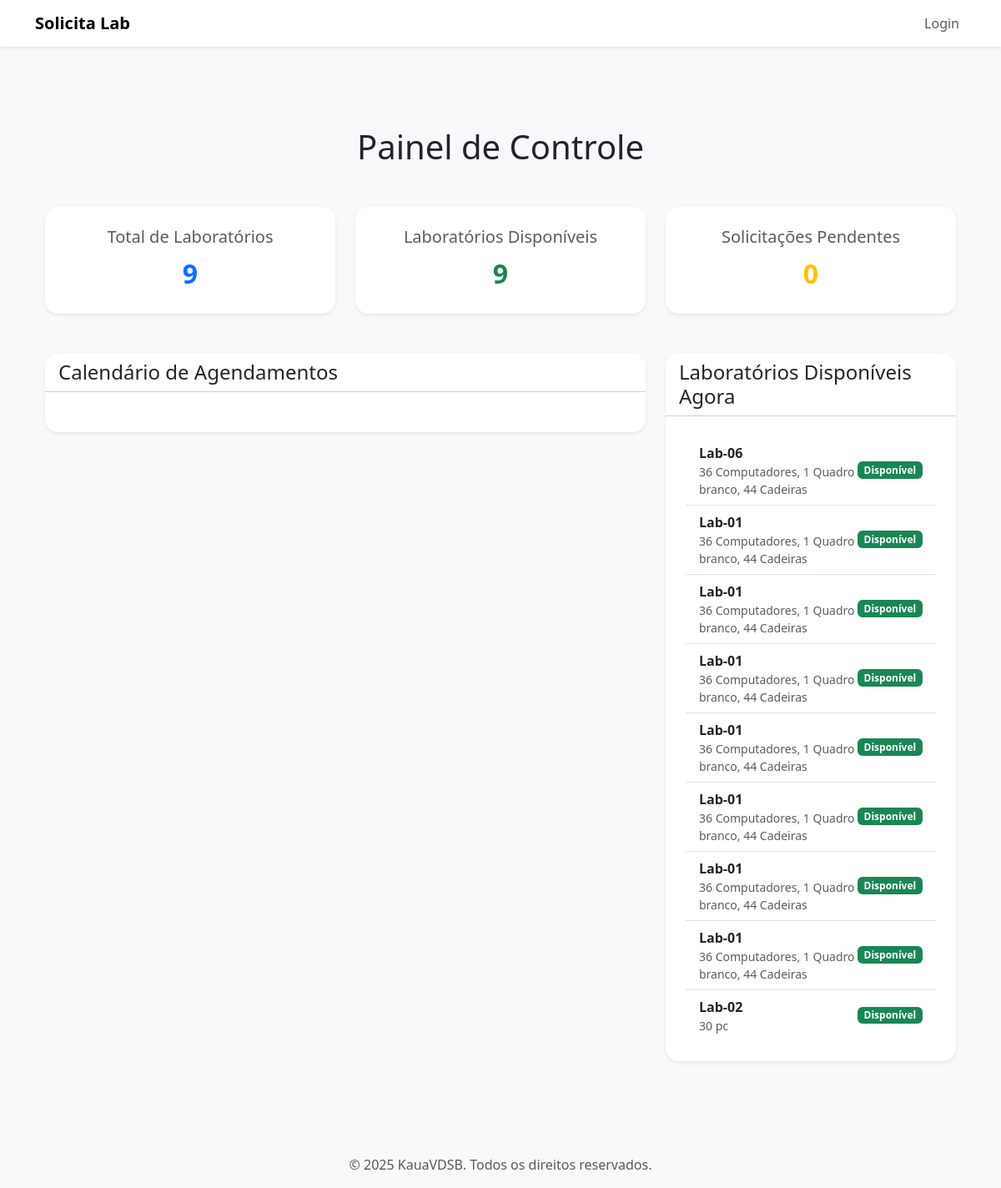
The app's page /, older data.
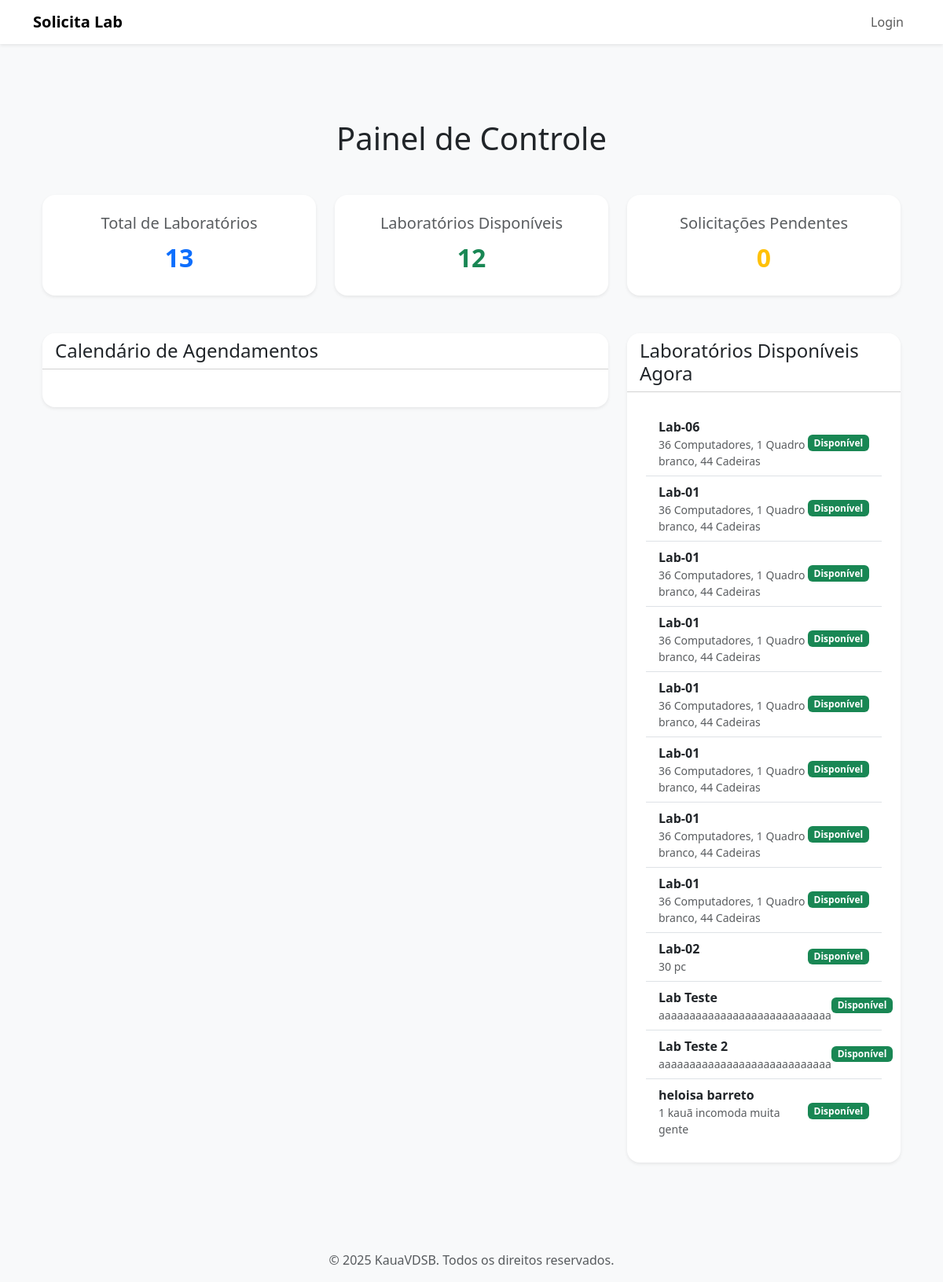
The same page, newer data.
### app/models.py (models this page shows)
class Laboratorio(db.Model):
    __tablename__ = 'labs'
    id = db.Column(db.Integer, primary_key=True)
    nome = db.Column(db.String(50), nullable=False)
    capacidade = db.Column(db.Integer, nullable=False)
    equipamentos = db.Column(db.String(200), nullable=False)
    abertura = db.Column(db.Time, nullable=False)
    fechamento = db.Column(db.Time, nullable=False)
    status = db.Column(db.String(12), default="Disponível", nullable=False)
    """ Relacao um-para-muitos: Um laboratorio pode ter muitas Solicitacoes.
        aponta para lab em Solicitacao.
    """
    solicitacoes = db.relationship(
        'Solicitacao', back_populates='lab', lazy=True
    )

### app/routes.py (the view)
@app.route("/") #/homepage é padrão
def homepage():
    labs_total = Laboratorio.query.count()
    labs_disponiveis = Laboratorio.query.filter_by(status='Disponível').count()
    solicitacoes_pendentes = Solicitacao.query.filter_by(status='Pendente').count()
    agora = datetime.datetime.now()
    prazo_limite = agora + datetime.timedelta(days=2)
    labs_disponiveis_agora = Laboratorio.query.filter_by(
        status='Disponível'
    ).all()
    for lab in labs_disponiveis_agora:
        lab.proximo_agendamento = Solicitacao.query.filter(
            Solicitacao.id_lab == lab.id,
            Solicitacao.data_agendada >= agora,
            Solicitacao.data_encerramento <= prazo_limite,
            Solicitacao.status == 'Aprovada'
        ).order_by(Solicitacao.data_agendada.asc()).first()
    return render_template(
        "index.html",
        labs_total=labs_total,
        labs_disponiveis=labs_disponiveis,
        solicitacoes_pendentes=solicitacoes_pendentes,
        labs_disponiveis_agora=labs_disponiveis_agora
    )

### app/templates/index.html (shortened to what this page needs)
{% extends 'base/base_bs.html' %}
{% block content %}
<div class="container my-5">
    <h1 class="text-center mb-5">Painel de Controle</h1>
    <div class="row g-4 mb-5">
        <div class="col-md-4">
            <div class="card shadow-sm text-center border-0 rounded-4">
                <div class="card-body p-4">
                    <h5 class="card-title text-muted">Total de Laboratórios</h5>
                    <p class="card-text fs-2 fw-bold text-primary">{{ labs_total }}</p>
                </div>
            </div>
        </div>
        <div class="col-md-4">
            <div class="card shadow-sm text-center border-0 rounded-4">
                <div class="card-body p-4">
                    <h5 class="card-title text-muted">Laboratórios Disponíveis</h5>
                    <p class="card-text fs-2 fw-bold text-success">{{ labs_disponiveis }}</p>
                </div>
            </div>
        </div>
        <div class="col-md-4">
            <div class="card shadow-sm text-center border-0 rounded-4">
                <div class="card-body p-4">
                    <h5 class="card-title text-muted">Solicitações Pendentes</h5>
                    <p class="card-text fs-2 fw-bold text-warning">{{ solicitacoes_pendentes }}</p>
                </div>
            </div>
        </div>
    </div>
    <div class="row">
        <div class="col-12 col-lg-8 mb-4 mb-lg-0">
            <div class="card shadow-sm border-0 rounded-4">
                <div class="card-header bg-white rounded-top-4">
                    <h4 class="mb-0">Calendário de Agendamentos</h4>
                </div>
                <div class="card-body p-4">
                </div>
            </div>
        </div>
        <div class="col-12 col-lg-4">
            <div class="card shadow-sm border-0 rounded-4">
                <div class="card-header bg-white rounded-top-4">
                    <h4 class="mb-0">Laboratórios Disponíveis Agora</h4>
                </div>
                <div class="card-body p-4">
                    {% if labs_disponiveis > 0 %}
                    <ul class="list-group list-group-flush">
                        {% for lab in labs_disponiveis_agora %}
                        <li class="list-group-item d-flex justify-content-between align-items-center">
                            <div>
                                <strong>{{ lab.nome }}</strong>
                                <small class="text-muted d-block">{{ lab.equipamentos }}</small>
                            </div>
                            {% if lab.proximo_agendamento %}
                            <span class="badge bg-info text-dark">
                                Próximo agendamento: {{ lab.proximo_agendamento.data_agendada.strftime('%d/%m/%Y às %H:%M') }}
                            </span>
                            {% else %}
                            <span class="badge bg-success">Disponível</span>
                            {% endif %}
                        </li>
                        {% endfor %}
                    </ul>
                    {% else %}
                    <div class="alert alert-info text-center" role="alert">
                        Nenhum laboratório disponível no momento.
                    </div>
                    {% endif %}
                </div>
            </div>
        </div>
    </div>
</div>
{% endblock %}
{% block scripts %}
    <link href='https://cdn.jsdelivr.net/npm/fullcalendar@6.1.11/main.min.css' rel='stylesheet' />
{% endblock %}

Row changes from the older to the newer data that the page shows:
added Laboratorio: nome "Lab Teste", equipamentos "aaaaaaaaaaaaaaaaaaaaaaaaaaaa"
added Laboratorio: nome "Lab Teste 2", equipamentos "aaaaaaaaaaaaaaaaaaaaaaaaaaaa"
added Laboratorio: nome "heloisa barreto", equipamentos "1 kauã incomoda muita gente"
Text that changed along with them:
{{ labs_total }}: "9" → "13"
{{ labs_disponiveis }}: "9" → "12"
